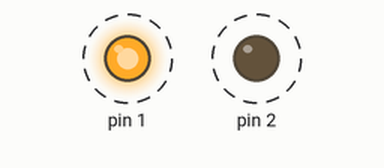
Bench run of a sketch on a simulated Arduino Uno, built with avr-gcc and run on an emulated ATmega328P. On the bench: output pins drawn as LEDs (lit = HIGH). Dashed ring = blinking.

Above: at 0.5 s.
Timing chart, 0 to 4.6 s (numbered marks = the images above):
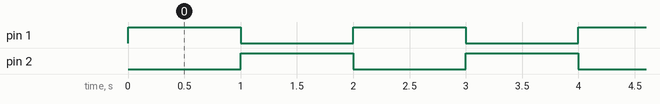

The sketch:

Blink_TRAFIC.ino
```cpp
void setup() {

  pinMode(1, OUTPUT);
  pinMode(2, OUTPUT);

}


void loop() {
  digitalWrite(1, HIGH);
  delay(1000);
  digitalWrite(1, LOW);
  digitalWrite(2, HIGH);

  delay(1000);
  digitalWrite(2, LOW);


}
```

Measured:
- by itself, pin 1, pin 2: alternates HIGH for 1.0 s and LOW for 1.0 s
- by itself, everything shown: repeats every 2.0 s, in 3 steps
